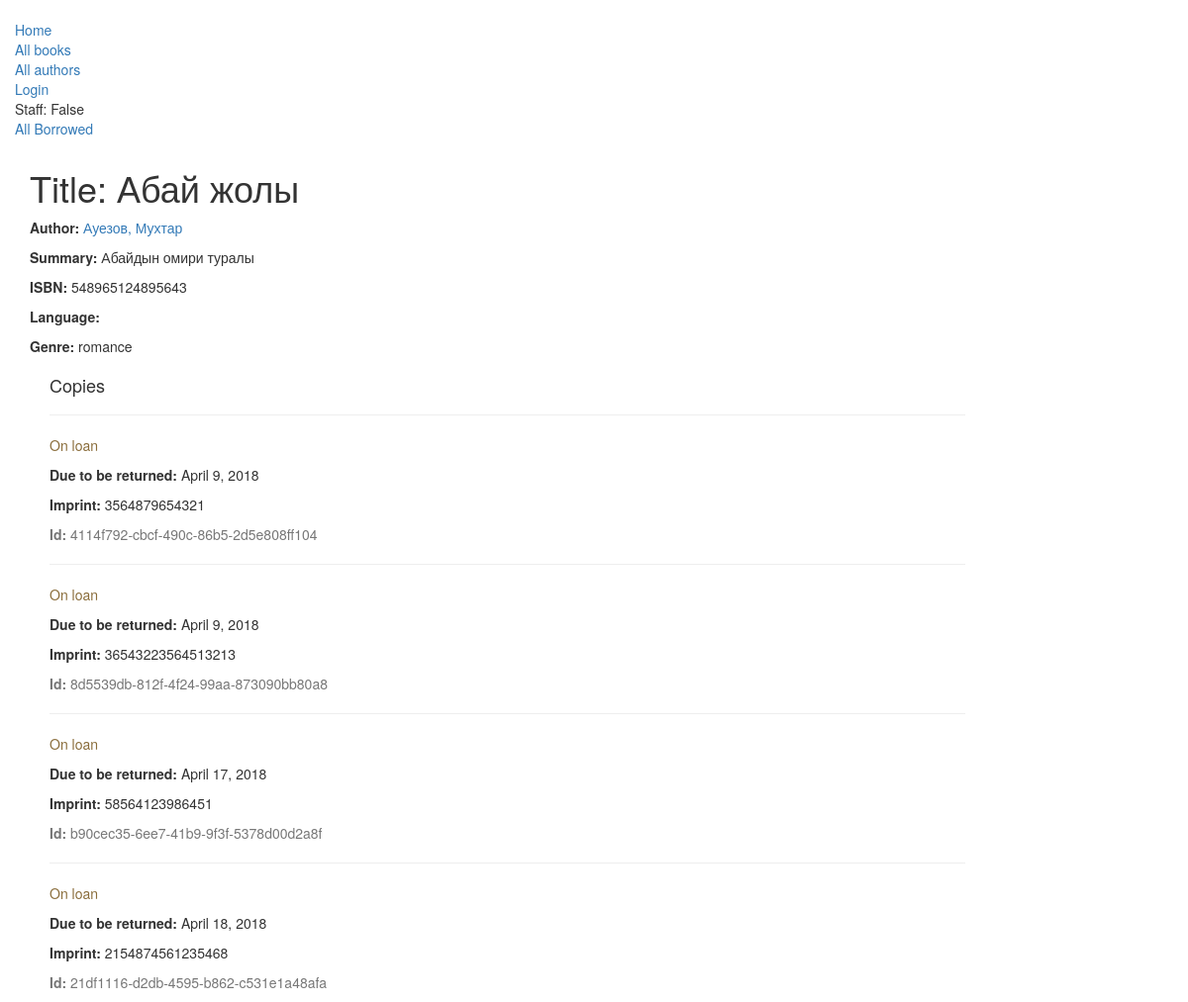
/catalog/book/18, run on the app's committed database.
### catalog/models.py (models this page shows, shortened)
class Book(models.Model):
    title = models.CharField(max_length=200)
    author = models.ForeignKey('Author', on_delete=models.SET_NULL, null=True)
    summary = models.TextField(max_length=1000, help_text='Кітаптың сипаттамасын еңгізіңіз')
    isbn = models.CharField('ISBN',max_length=15, help_text='15 Character <a href="https://www.isbn-international.org/content/what-isbn">ISBN number</a>')
    genre = models.ManyToManyField(Genre, help_text='Select a genre for this book')
    def display_genre(self):
        """
        Creates a string for the Genre. This is required to display genre in Admin.
        """
        return ', '.join([ genre.name for genre in self.genre.all()[:3] ])
    display_genre.short_description = 'Genre'

class Author(models.Model):
    first_name = models.CharField(max_length=100)
    last_name = models.CharField(max_length=100)
    date_of_birth = models.DateField(null=True, blank=True)
    date_of_death = models.DateField('Died', null=True, blank=True)
    class Meta:
        ordering = ["last_name","first_name"]
    def __str__(self):
        return '{0}, {1}'.format(self.last_name,self.first_name)

class Genre(models.Model):
    name = models.CharField(max_length=200, help_text="Санатты енгізіңіз")
    def __str__(self):
        return self.name

class BookInstance(models.Model):
    borrower = models.ForeignKey(User, on_delete=models.SET_NULL, null=True, blank=True)
    id = models.UUIDField(primary_key=True, default=uuid.uuid4, help_text="Unique ID for this particular book across whole library")
    book = models.ForeignKey('Book', on_delete=models.SET_NULL, null=True)
    imprint = models.CharField(max_length=200)
    due_back = models.DateField(null=True, blank=True)
    LOAN_STATUS = (
        ('m', 'Maintenance'),
        ('o', 'On loan'),
        ('a', 'Available'),
        ('r', 'Reserved'),
    )
    status = models.CharField(max_length=1, choices=LOAN_STATUS, blank=True, default='m', help_text='Book availability')
    class Meta:
        ordering = ["due_back"]
        permissions = (("can_mark_returned", "Set book as returned"),)

### catalog/views.py (the view)
# urls.py: path('book/<int:pk>', views.BookDetailView.as_view(), name='book-detail'),
class BookDetailView(generic.DetailView):
    model = Book

### catalog/templates/catalog/book_detail.html
{% extends "base_generic.html" %}
{% block content %}
  <h1>Title: {{ book.title }}</h1>
  <p><strong>Author:</strong> <a href="{% url 'author-detail' book.author.pk %}">{{ book.author }}</a></p>
  <p><strong>Summary:</strong> {{ book.summary }}</p>
  <p><strong>ISBN:</strong> {{ book.isbn }}</p>
  <p><strong>Language:</strong> {{ book.language }}</p>
  <p><strong>Genre:</strong> {% for genre in book.genre.all %} {{ genre }}{% if not forloop.last %}, {% endif %}{% endfor %}</p>
  <div style="margin-left:20px;margin-top:20px">
    <h4>Copies</h4>
    {% for copy in book.bookinstance_set.all %}
    <hr>
    <p class="{% if copy.status == 'a' %}text-success{% elif copy.status == 'm' %}text-danger{% else %}text-warning{% endif %}">{{ copy.get_status_display }}</p>
    {% if copy.status != 'a' %}<p><strong>Due to be returned:</strong> {{copy.due_back}}</p>{% endif %}
    <p><strong>Imprint:</strong> {{copy.imprint}}</p>
    <p class="text-muted"><strong>Id:</strong> {{copy.id}}</p>
    {% endfor %}
  </div>
{% endblock %}

### catalog/templates/base_generic.html (shortened to what this page needs)
<!DOCTYPE html>
<html lang="en">
<head>
  <link rel="stylesheet" href="https://maxcdn.bootstrapcdn.com/bootstrap/3.3.7/css/bootstrap.min.css">
  {% load static %}
  <link rel="stylesheet" href="{% static 'css/styles.css' %}">
</head>
<body>
  <div class="container-fluid">
    <div class="row">
      <div class="col-sm-2">
      {% block sidebar %}
      <ul class="sidebar-nav">
          <li><a href="{% url 'index' %}">Home</a></li>
          <li><a href="{% url 'books' %}">All books</a></li>
          <li><a href="{% url 'authors' %}">All authors</a></li>
          {% if user.is_authenticated %}
     <li>User: {{ user.get_username }}</li>
     <li><a href="{% url 'my-borrowed' %}">My Borrowed</a></li>
     <li><a href="{% url 'logout'%}?next={{request.path}}">Logout</a></li>
   {% else %}
     <li><a href="{% url 'login'%}?next={{request.path}}">Login</a></li>
   {% endif %}
     <li>Staff: {{ user.is_staff }}</li>
   <li><a href="{% url 'all-borrowed' %}">All Borrowed</a></li>
      </ul>
     {% endblock %}
      </div>
      </div>
      <div class="col-sm-10 ">
      {% block content %}{% endblock %}
      </div>
    </div>
</body>
</html>

### catalog/static/css/styles.css (style rules this page uses)
.sidebar-nav { margin-top: 20px; padding: 0; list-style: none; }

### data on the page
Book: title "Абай жолы", author "Ауезов, Мухтар", summary "Абайдын омири туралы", isbn "548965124895643"
Genre: name "romance"
BookInstance: status "On loan", due_back "April 9, 2018", imprint "3564879654321", id "4114f792-cbcf-490c-86b5-2d5e808ff104"
BookInstance: status "On loan", due_back "April 9, 2018", imprint "36543223564513213", id "8d5539db-812f-4f24-99aa-873090bb80a8"
BookInstance: status "On loan", due_back "April 17, 2018", imprint "58564123986451", id "b90cec35-6ee7-41b9-9f3f-5378d00d2a8f"
BookInstance: status "On loan", due_back "April 18, 2018", imprint "2154874561235468", id "21df1116-d2db-4595-b862-c531e1a48afa"

### other printed values
{{ user.is_staff }} "False"
